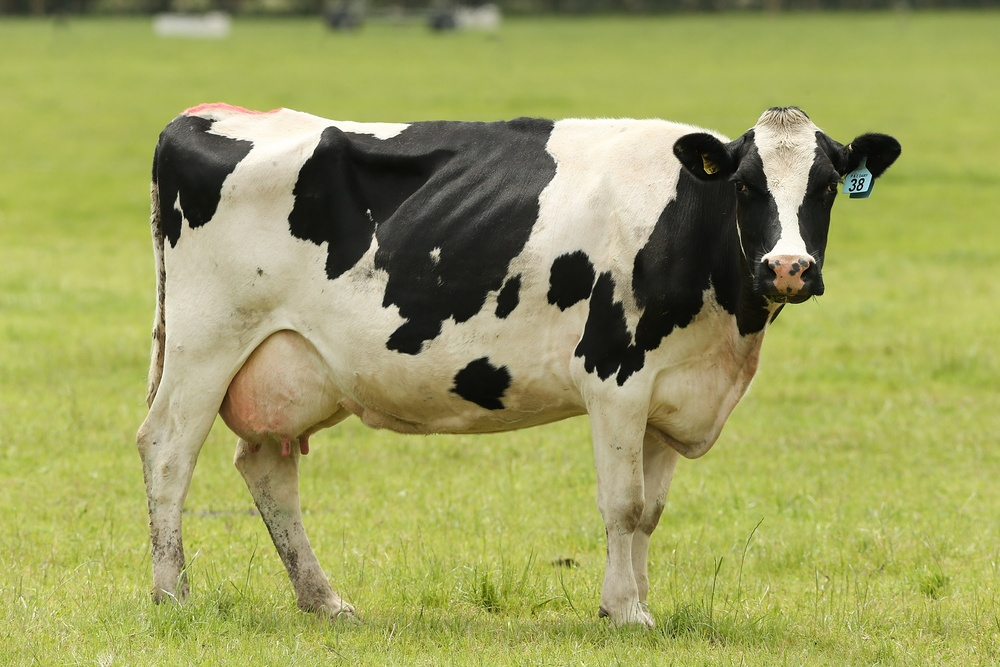
#> input picture beforecow.jpg, 1000 x 667 px, shrunk from 3000 x 2000 before the run
$ python pixelate.py beforecow.jpg out.png 5
#> lines starting #> are read from the running program, lines starting #| are printed output that depends on the picture
from __future__ import print_function
from PIL import Image, ImageDraw
import sys

im=Image.open(sys.argv[1])
#> im is the input picture: PIL image 1000x667 RGB; mean R, G, B 156.4, 159.6, 94.1
# print("Hello world")

print(im.format, im.size, im.mode)
#| JPEG (1000, 667) RGB
side=int(sys.argv[3]) #how big pixels are
qRatio=.1*side #how many it skips; bigger the number faster the results but inaccurate
temX=side*int(im.size[0]/side)
#> temX = 1000
temY=side*int(im.size[1]/side)
#> temY = 665
im=im.resize((temX,temY))
#> im: PIL image 1000x665 RGB
#core
for sqX in range(int(im.size[0]/side)):
    for sqY in range(int(im.size[1]/side)):
        r=0
        g=0
        b=0
        for i in range(int(side/qRatio)):
            for j in range(int(side/qRatio)):
                x=im.getpixel(((sqX*side)+qRatio*i,(sqY*side)+qRatio*j))
                #find average color
                r+=x[0]
                g+=x[1]
                b+=x[2]
        rAv=int(r/((side/qRatio)**2))
        gAv=int(g/((side/qRatio)**2))
        bAv=int(b/((side/qRatio)**2))
        draw=ImageDraw.Draw(im)
        draw.rectangle([sqX*side,sqY*side,(sqX+1)*side,(sqY+1)*side],(rAv,gAv,bAv))
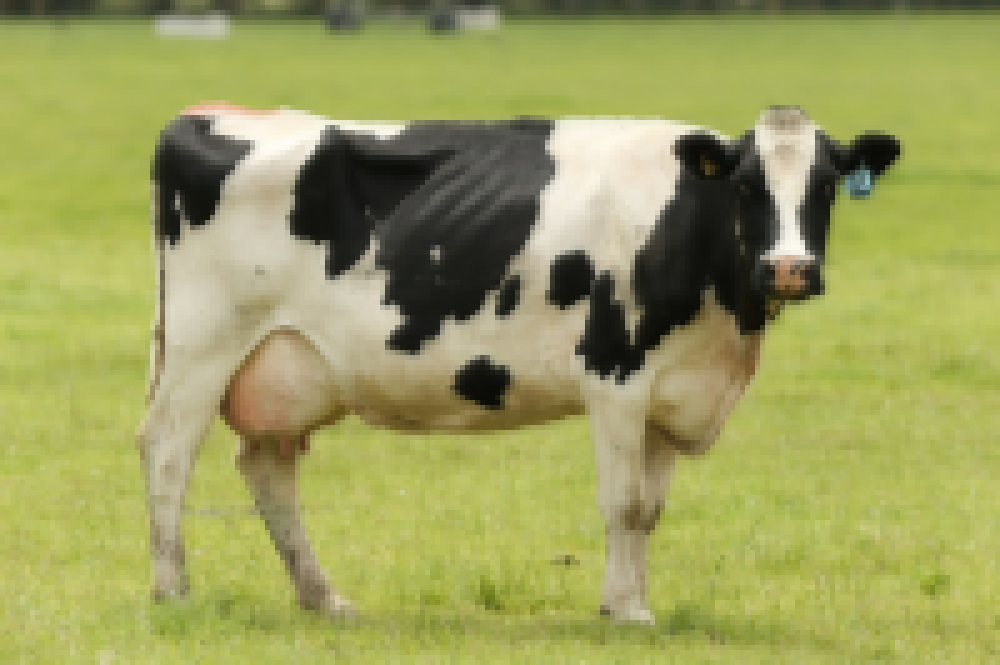
#> im: PIL image 1000x665 RGB; mean R, G, B 155.5, 158.6, 93.3

im.save(sys.argv[2])
